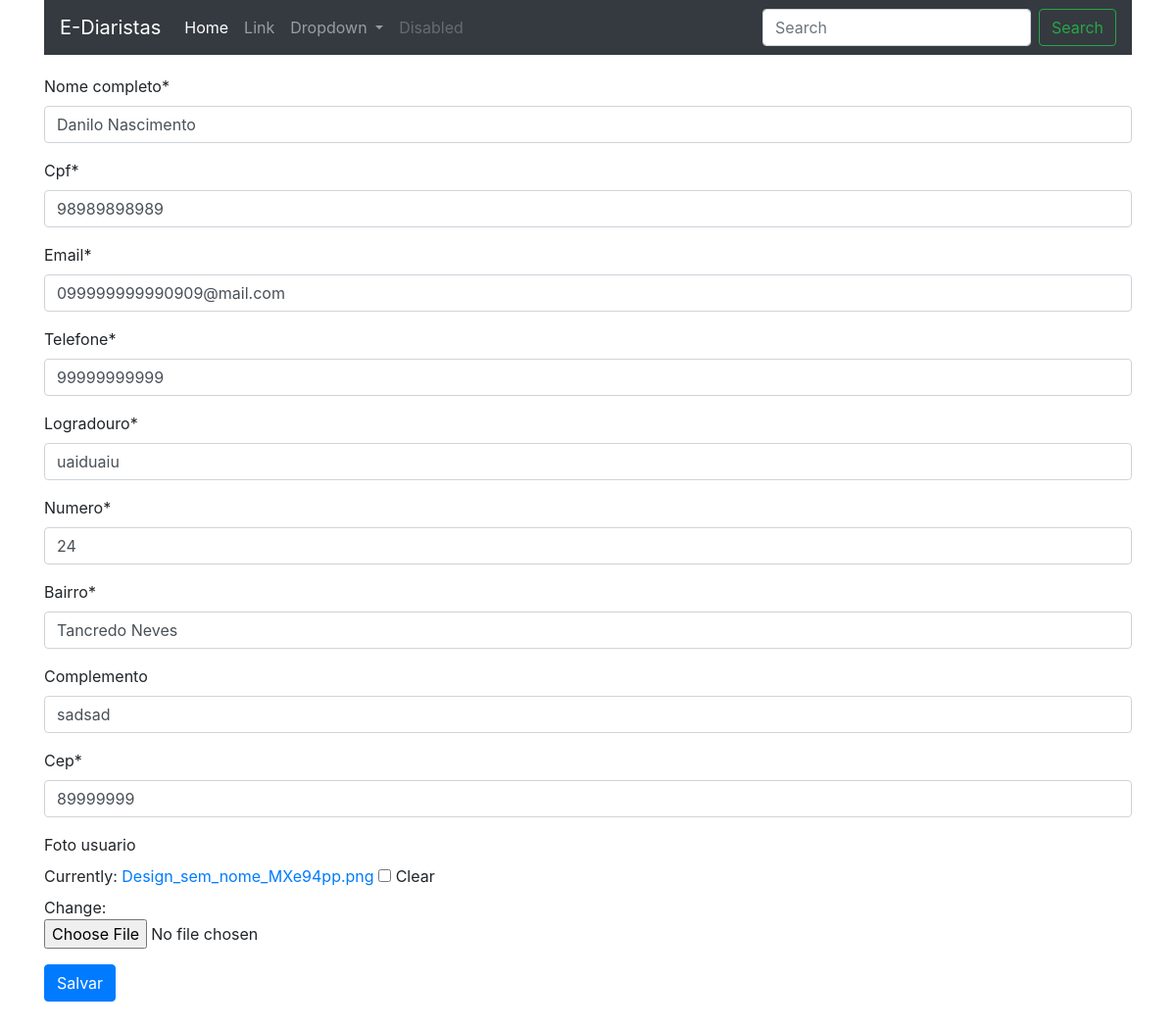
The page /web/editar_diarista/5 on the database as committed earlier.
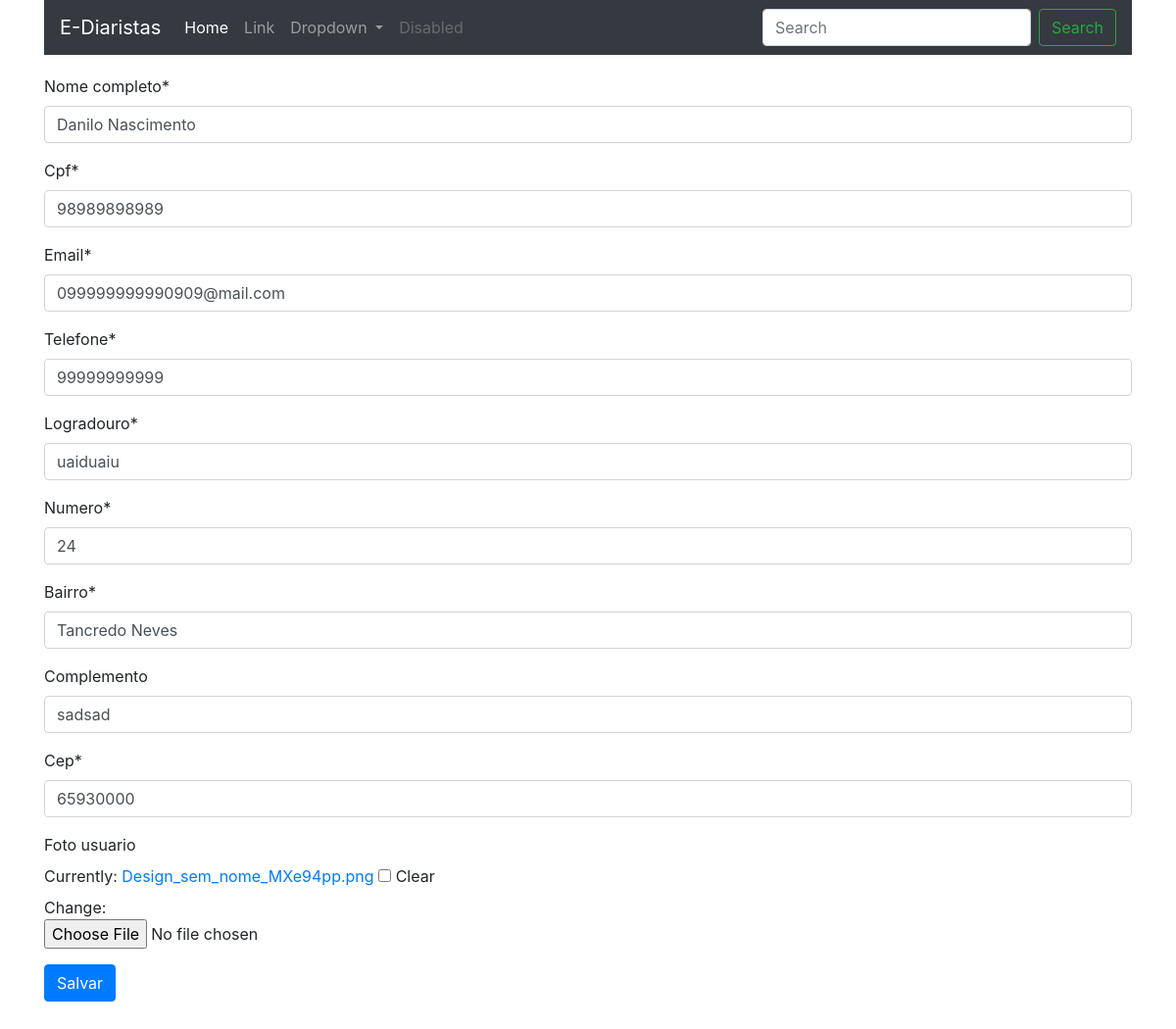
The same page on the database as committed later.
### web/models.py (models this page shows)
class Diarista(models.Model):
    nome_completo = models.CharField(max_length=100, null=False, blank= False)
    cpf = models.CharField(max_length=11, null=False, blank=False)
    email = models.EmailField(null=False, blank=False, unique=True)
    telefone = models.CharField(max_length=11, blank=False, null=False)
    logradouro = models.CharField(max_length=60, blank=False, null=False)
    numero = models.IntegerField(blank=False, null=False)
    bairro = models.CharField(max_length=30, blank=False, null=False)
    complemento = models.CharField(max_length=100, blank=True, null=False)
    cep = models.CharField(max_length=8, blank=False, null=False)
    estado = models.CharField(max_length=2, blank=False, null=False)
    cidade = models.CharField(max_length=30, null=False, blank=False)
    codigo_ibge = models.IntegerField(blank=False, null=False)
    foto_usuario = models.ImageField(null=False)

### web/views.py (the view)
# urls.py: path("editar_diarista/<int:id>", update_diarista, name="editar_diarista"),
def update_diarista(request, id):
    diarista = Diarista.objects.get(id=id)
    if request.method == "POST":
        diarista_form = DiaristaForm(request.POST or None, request.FILES or None,instance=diarista)
        if diarista_form.is_valid():
            diarista_form.save()
            return redirect('listar_diaristas')
    else:
        diarista_form = DiaristaForm(instance=diarista)
    return render(
        request, 'diarista_form.html',
        {"diarista_form": diarista_form, "btn_name": "Salvar", "title": "Editar Diarista"}
    )

### web/forms/diarista_form.py (shortened to what this page needs)
class DiaristaForm(forms.ModelForm):
    cpf = forms.CharField(widget=forms.TextInput(attrs={'data-mask': '000.000.000-00'}))
    cep = forms.CharField(widget=forms.TextInput(attrs={'data-mask': '00000-000'}))
    telefone = forms.CharField(widget=forms.TextInput(attrs={'data-mask': '(00) 00000-0000'}))
    foto_usuario = forms.ImageField(required=False)
    class Meta:
        model = Diarista
        exclude = ("codigo_ibge", "estado", "cidade")

### web/templates/diarista_form.html (shortened to what this page needs)
{% extends 'base.html' %}
{% load crispy_forms_tags %}
{% block conteudo %}
    <form method="post" enctype="multipart/form-data">
            {{ diarista_form|crispy }}
        <button type="submit" class="btn btn-primary">{{btn_name}}</button>
    </form>
    <div style="padding-bottom: 30px"></div>
{% endblock conteudo %}

Rows that differ between the two databases and show on the page:
changed Diarista "Danilo Nascimento": cep "89999999" → "65930000"
